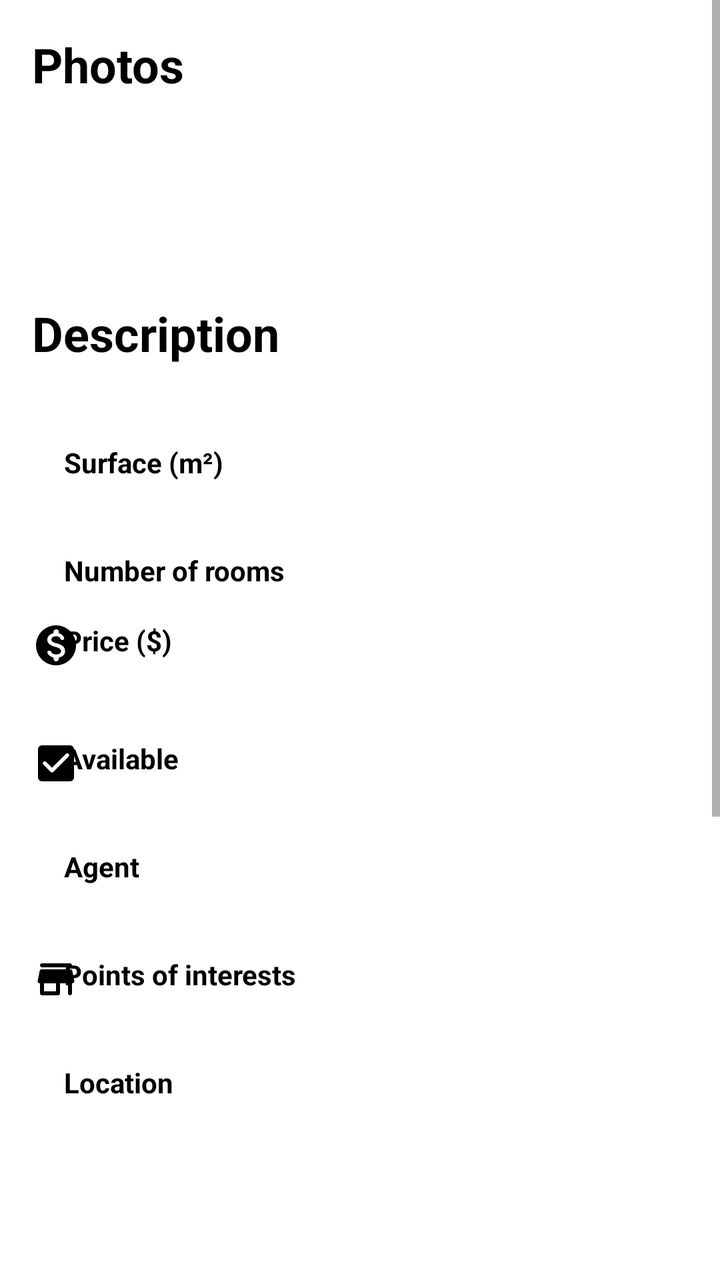
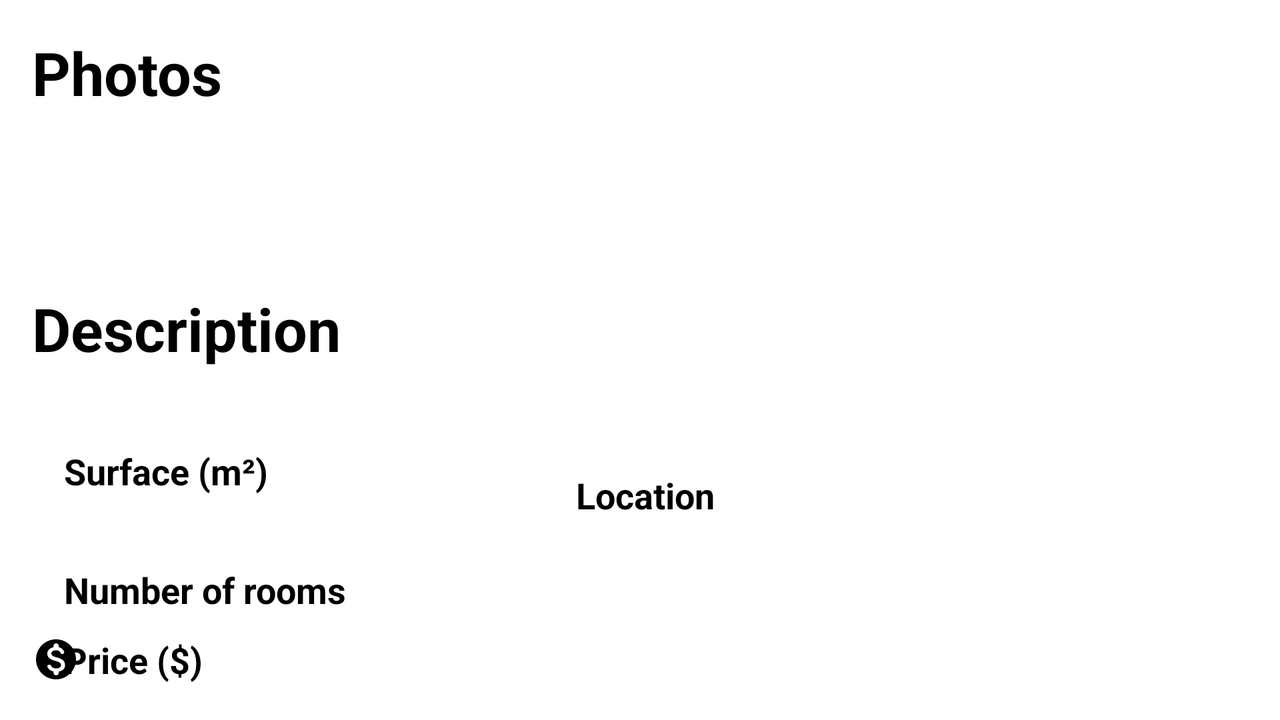

Compare how this app lays out the same screen by default and in its alternative resource folder. The renders come first, then the two layout files and the values they reference.
<!-- AndroidManifest.xml: activity theme AppTheme.NoActionBar -->
<!-- res/layout/fragment_main_detail.xml -->
<?xml version="1.0" encoding="utf-8"?>
<androidx.constraintlayout.widget.ConstraintLayout xmlns:android="http://schemas.android.com/apk/res/android"
    xmlns:app="http://schemas.android.com/apk/res-auto"
    xmlns:tools="http://schemas.android.com/tools"
    xmlns:map="http://schemas.android.com/apk/res-auto"
    android:layout_width="match_parent"
    android:layout_height="match_parent">

    <ScrollView
        android:layout_width="match_parent"
        android:layout_height="match_parent">

        <androidx.constraintlayout.widget.ConstraintLayout
            android:layout_width="match_parent"
            android:layout_height="wrap_content">

            <TextView
                android:id="@+id/textView"
                android:layout_width="wrap_content"
                android:layout_height="wrap_content"
                android:layout_marginStart="16dp"
                android:layout_marginTop="16dp"
                android:text="@string/photos"
                android:textColor="#000000"
                android:textSize="24sp"
                android:textStyle="bold"
                app:layout_constraintStart_toStartOf="parent"
                app:layout_constraintTop_toTopOf="parent" />

            <androidx.recyclerview.widget.RecyclerView
                android:id="@+id/recyclerView"
                android:layout_width="0dp"
                android:layout_height="0dp"
                android:orientation="horizontal"
                android:padding="8dp"
                app:layoutManager="androidx.recyclerview.widget.LinearLayoutManager"
                app:layout_constraintBottom_toTopOf="@+id/guideline4"
                app:layout_constraintEnd_toEndOf="parent"
                app:layout_constraintStart_toStartOf="parent"
                app:layout_constraintTop_toBottomOf="@+id/textView"
                tools:listitem="@layout/photo_row">

            </androidx.recyclerview.widget.RecyclerView>

            <androidx.constraintlayout.widget.Guideline
                android:id="@+id/guideline4"
                android:layout_width="wrap_content"
                android:layout_height="wrap_content"
                android:orientation="horizontal"
                app:layout_constraintGuide_percent="0.15" />

            <TextView
                android:id="@+id/textView3"
                android:layout_width="wrap_content"
                android:layout_height="wrap_content"
                android:layout_marginStart="16dp"
                android:text="@string/description"
                android:textColor="#000000"
                android:textSize="24sp"
                android:textStyle="bold"
                app:layout_constraintStart_toStartOf="parent"
                app:layout_constraintTop_toBottomOf="@+id/recyclerView" />

            <TextView
                android:id="@+id/main_detail_description"
                android:layout_width="0dp"
                android:layout_height="wrap_content"
                android:padding="8dp"
                app:layout_constraintEnd_toEndOf="parent"
                app:layout_constraintHorizontal_bias="1.0"
                app:layout_constraintStart_toStartOf="parent"
                app:layout_constraintTop_toBottomOf="@+id/textView3" />

            <com.google.android.gms.maps.MapView
                android:id="@+id/mapView"
                android:layout_width="0dp"
                android:layout_height="0dp"
                android:padding="8dp"
                android:visibility="invisible"
                app:layout_constraintBottom_toBottomOf="parent"
                app:layout_constraintDimensionRatio="1"
                app:layout_constraintEnd_toEndOf="parent"
                app:layout_constraintStart_toStartOf="parent"
                app:layout_constraintTop_toBottomOf="@+id/main_detail_location"
                app:mapType="hybrid"
                map:cameraZoom="19"
                map:liteMode="true" />

            <androidx.constraintlayout.widget.Guideline
                android:id="@+id/guideline3"
                android:layout_width="wrap_content"
                android:layout_height="wrap_content"
                android:orientation="vertical"
                app:layout_constraintGuide_percent="0.4" />

            <ImageView
                android:id="@+id/imageView2"
                android:layout_width="wrap_content"
                android:layout_height="0dp"
                android:layout_marginStart="16dp"
                android:layout_marginTop="16dp"
                android:contentDescription="@string/surface_description"
                app:layout_constraintDimensionRatio="1"
                app:layout_constraintStart_toStartOf="parent"
                app:layout_constraintTop_toBottomOf="@+id/main_detail_description"
                app:srcCompat="@drawable/aspect_ratio" />

            <TextView
                android:id="@+id/textView5"
                android:layout_width="wrap_content"
                android:layout_height="wrap_content"
                android:layout_marginStart="16dp"
                android:layout_marginBottom="5dp"
                android:text="@string/surface"
                android:textColor="#000000"
                android:textSize="14sp"
                android:textStyle="bold"
                app:layout_constraintBottom_toBottomOf="@+id/imageView2"
                app:layout_constraintStart_toEndOf="@+id/imageView2"
                app:layout_constraintTop_toTopOf="@+id/imageView2" />

            <TextView
                android:id="@+id/main_detail_surface"
                android:layout_width="wrap_content"
                android:layout_height="wrap_content"
                android:layout_marginTop="8dp"
                app:layout_constraintStart_toStartOf="@+id/textView5"
                app:layout_constraintTop_toBottomOf="@+id/textView5" />

            <ImageView
                android:id="@+id/imageView3"
                android:layout_width="wrap_content"
                android:layout_height="0dp"
                android:layout_marginTop="8dp"
                android:contentDescription="@string/rooms_description"
                app:layout_constraintDimensionRatio="1"
                app:layout_constraintEnd_toEndOf="@+id/imageView2"
                app:layout_constraintStart_toStartOf="@+id/imageView2"
                app:layout_constraintTop_toBottomOf="@+id/main_detail_surface"
                app:srcCompat="@drawable/home" />

            <TextView
                android:id="@+id/textView7"
                android:layout_width="wrap_content"
                android:layout_height="wrap_content"
                android:text="@string/number_rooms"
                android:textColor="#000000"
                android:textSize="14sp"
                android:textStyle="bold"
                app:layout_constraintStart_toStartOf="@+id/main_detail_surface"
                app:layout_constraintTop_toTopOf="@+id/imageView3" />

            <TextView
                android:id="@+id/main_detail_rooms"
                android:layout_width="wrap_content"
                android:layout_height="wrap_content"
                android:layout_marginTop="8dp"
                app:layout_constraintStart_toStartOf="@+id/textView7"
                app:layout_constraintTop_toBottomOf="@+id/imageView3" />

            <ImageView
                android:id="@+id/imageView4"
                android:layout_width="wrap_content"
                android:layout_height="wrap_content"
                android:layout_marginTop="8dp"
                android:contentDescription="@string/price_description"
                app:layout_constraintStart_toStartOf="@+id/imageView3"
                app:layout_constraintTop_toBottomOf="@+id/main_detail_rooms"
                app:srcCompat="@drawable/price" />

            <TextView
                android:id="@+id/textView9"
                android:layout_width="wrap_content"
                android:layout_height="wrap_content"
                android:text="@string/price"
                android:textColor="#000000"
                android:textSize="14sp"
                android:textStyle="bold"
                app:layout_constraintStart_toStartOf="@+id/main_detail_rooms"
                app:layout_constraintTop_toTopOf="@+id/imageView4" />

            <TextView
                android:id="@+id/main_detail_price"
                android:layout_width="wrap_content"
                android:layout_height="wrap_content"
                android:layout_marginTop="8dp"
                app:layout_constraintStart_toStartOf="@+id/textView9"
                app:layout_constraintTop_toBottomOf="@+id/imageView4" />

            <ImageView
                android:id="@+id/imageView5"
                android:layout_width="wrap_content"
                android:layout_height="wrap_content"
                android:layout_marginTop="8dp"
                android:contentDescription="@string/location_description"
                app:layout_constraintStart_toStartOf="@+id/imageView6"
                app:layout_constraintTop_toBottomOf="@+id/main_detail_poi"
                app:srcCompat="@drawable/location" />

            <TextView
                android:id="@+id/textView11"
                android:layout_width="wrap_content"
                android:layout_height="wrap_content"
                android:layout_marginStart="16dp"
                android:text="@string/location"
                android:textColor="#000000"
                android:textSize="14sp"
                android:textStyle="bold"
                app:layout_constraintStart_toEndOf="@+id/imageView5"
                app:layout_constraintTop_toTopOf="@+id/imageView5" />

            <TextView
                android:id="@+id/main_detail_location"
                android:layout_width="wrap_content"
                android:layout_height="wrap_content"
                android:layout_marginTop="8dp"
                android:lines="5"
                app:layout_constraintStart_toStartOf="@+id/textView11"
                app:layout_constraintTop_toBottomOf="@+id/textView11" />

            <ImageView
                android:id="@+id/imageView6"
                android:layout_width="wrap_content"
                android:layout_height="wrap_content"
                android:layout_marginTop="8dp"
                android:contentDescription="@string/poi_description"
                app:layout_constraintStart_toStartOf="@+id/imageView8"
                app:layout_constraintTop_toBottomOf="@+id/main_detail_agent"
                app:srcCompat="@drawable/store" />

            <TextView
                android:id="@+id/textView4"
                android:layout_width="wrap_content"
                android:layout_height="wrap_content"
                android:text="@string/points_of_interest"
                android:textColor="#000000"
                android:textSize="14sp"
                android:textStyle="bold"
                app:layout_constraintStart_toStartOf="@+id/main_detail_agent"
                app:layout_constraintTop_toTopOf="@+id/imageView6" />

            <TextView
                android:id="@+id/main_detail_poi"
                android:layout_width="wrap_content"
                android:layout_height="wrap_content"
                android:layout_marginTop="8dp"
                app:layout_constraintStart_toStartOf="@+id/textView4"
                app:layout_constraintTop_toBottomOf="@+id/textView4" />

            <ImageView
                android:id="@+id/imageView7"
                android:layout_width="wrap_content"
                android:layout_height="wrap_content"
                android:layout_marginTop="8dp"
                android:contentDescription="@string/Available_description"
                app:layout_constraintStart_toStartOf="@+id/imageView4"
                app:layout_constraintTop_toBottomOf="@+id/main_detail_price"
                app:srcCompat="@drawable/check_box" />

            <TextView
                android:id="@+id/textView8"
                android:layout_width="wrap_content"
                android:layout_height="wrap_content"
                android:text="@string/available"
                android:textColor="#000000"
                android:textSize="14sp"
                android:textStyle="bold"
                app:layout_constraintStart_toStartOf="@+id/main_detail_price"
                app:layout_constraintTop_toTopOf="@+id/imageView7" />

            <TextView
                android:id="@+id/main_detail_available"
                android:layout_width="wrap_content"
                android:layout_height="wrap_content"
                android:layout_marginTop="8dp"
                app:layout_constraintStart_toStartOf="@+id/textView8"
                app:layout_constraintTop_toBottomOf="@+id/textView8" />

            <ImageView
                android:id="@+id/imageView8"
                android:layout_width="wrap_content"
                android:layout_height="wrap_content"
                android:layout_marginTop="8dp"
                android:contentDescription="@string/agent_description"
                app:layout_constraintStart_toStartOf="@+id/imageView7"
                app:layout_constraintTop_toBottomOf="@+id/main_detail_available"
                app:srcCompat="@drawable/person" />

            <TextView
                android:id="@+id/textView12"
                android:layout_width="wrap_content"
                android:layout_height="wrap_content"
                android:text="@string/agent"
                android:textColor="#000000"
                android:textSize="14sp"
                android:textStyle="bold"
                app:layout_constraintStart_toStartOf="@+id/main_detail_available"
                app:layout_constraintTop_toTopOf="@+id/imageView8" />

            <TextView
                android:id="@+id/main_detail_agent"
                android:layout_width="wrap_content"
                android:layout_height="wrap_content"
                android:layout_marginTop="8dp"
                app:layout_constraintStart_toStartOf="@+id/textView12"
                app:layout_constraintTop_toBottomOf="@+id/textView12" />
        </androidx.constraintlayout.widget.ConstraintLayout>
    </ScrollView>

</androidx.constraintlayout.widget.ConstraintLayout>
<!-- res/layout/photo_row.xml (included above) -->
<?xml version="1.0" encoding="utf-8"?>
<androidx.constraintlayout.widget.ConstraintLayout xmlns:android="http://schemas.android.com/apk/res/android"
    xmlns:app="http://schemas.android.com/apk/res-auto"
    xmlns:tools="http://schemas.android.com/tools"
    android:layout_width="match_parent"
    android:layout_height="match_parent">

    <ImageView
        android:id="@+id/photo_row_photo"
        android:layout_width="0dp"
        android:layout_height="0dp"
        android:contentDescription="@string/photo_description"
        app:layout_constraintBottom_toBottomOf="parent"
        app:layout_constraintDimensionRatio="1"
        app:layout_constraintEnd_toEndOf="parent"
        app:layout_constraintStart_toStartOf="parent"
        app:layout_constraintTop_toTopOf="parent"
        tools:srcCompat="@tools:sample/avatars" />

    <TextView
        android:id="@+id/photo_row_description"
        android:layout_width="0dp"
        android:layout_height="wrap_content"
        android:background="#A11B1B1B"
        android:padding="10dp"
        android:textAlignment="center"
        android:textColor="#FFFFFF"
        android:textSize="24sp"
        app:layout_constraintBottom_toBottomOf="@+id/photo_row_photo"
        app:layout_constraintEnd_toEndOf="@+id/photo_row_photo"
        app:layout_constraintStart_toStartOf="@+id/photo_row_photo" />
</androidx.constraintlayout.widget.ConstraintLayout>
<!-- resources referenced by this layout -->
<resources>
  <!-- drawable check_box (drawable) -->
  <vector xmlns:android="http://schemas.android.com/apk/res/android"
      android:width="24dp"
      android:height="24dp"
      android:viewportWidth="24"
      android:viewportHeight="24">
      <path
          android:fillColor="#FF000000"
          android:pathData="M19,3L5,3c-1.1,0 -2,0.9 -2,2v14c0,1.1 0.9,2 2,2h14c1.1,0 2,-0.9 2,-2L21,5c0,-1.1 -0.9,-2 -2,-2zM10.71,16.29c-0.39,0.39 -1.02,0.39 -1.41,0L5.71,12.7c-0.39,-0.39 -0.39,-1.02 0,-1.41 0.39,-0.39 1.02,-0.39 1.41,0L10,14.17l6.88,-6.88c0.39,-0.39 1.02,-0.39 1.41,0 0.39,0.39 0.39,1.02 0,1.41l-7.58,7.59z" />
  </vector>
  <!-- drawable price (drawable) -->
  <vector xmlns:android="http://schemas.android.com/apk/res/android"
      android:width="24dp"
      android:height="24dp"
      android:viewportWidth="24"
      android:viewportHeight="24">
      <path
          android:fillColor="#FF000000"
          android:pathData="M12,2C6.48,2 2,6.48 2,12s4.48,10 10,10 10,-4.48 10,-10S17.52,2 12,2zM13.41,18.09v0.58c0,0.73 -0.6,1.33 -1.33,1.33h-0.01c-0.73,0 -1.33,-0.6 -1.33,-1.33v-0.6c-1.33,-0.28 -2.51,-1.01 -3.01,-2.24 -0.23,-0.55 0.2,-1.16 0.8,-1.16h0.24c0.37,0 0.67,0.25 0.81,0.6 0.29,0.75 1.05,1.27 2.51,1.27 1.96,0 2.4,-0.98 2.4,-1.59 0,-0.83 -0.44,-1.61 -2.67,-2.14 -2.48,-0.6 -4.18,-1.62 -4.18,-3.67 0,-1.72 1.39,-2.84 3.11,-3.21v-0.6c0,-0.73 0.6,-1.33 1.33,-1.33h0.01c0.73,0 1.33,0.6 1.33,1.33v0.62c1.38,0.34 2.25,1.2 2.63,2.26 0.2,0.55 -0.22,1.13 -0.81,1.13h-0.26c-0.37,0 -0.67,-0.26 -0.77,-0.62 -0.23,-0.76 -0.86,-1.25 -2.12,-1.25 -1.5,0 -2.4,0.68 -2.4,1.64 0,0.84 0.65,1.39 2.67,1.91s4.18,1.39 4.18,3.91c-0.02,1.83 -1.39,2.83 -3.13,3.16z" />
  </vector>
  <!-- drawable store (drawable) -->
  <vector xmlns:android="http://schemas.android.com/apk/res/android"
      android:width="24dp"
      android:height="24dp"
      android:viewportWidth="24"
      android:viewportHeight="24">
    <path
        android:fillColor="#FF000000"
        android:pathData="M5,6h14c0.55,0 1,-0.45 1,-1s-0.45,-1 -1,-1L5,4c-0.55,0 -1,0.45 -1,1s0.45,1 1,1zM20.16,7.8c-0.09,-0.46 -0.5,-0.8 -0.98,-0.8L4.82,7c-0.48,0 -0.89,0.34 -0.98,0.8l-1,5c-0.12,0.62 0.35,1.2 0.98,1.2L4,14v5c0,0.55 0.45,1 1,1h8c0.55,0 1,-0.45 1,-1v-5h4v5c0,0.55 0.45,1 1,1s1,-0.45 1,-1v-5h0.18c0.63,0 1.1,-0.58 0.98,-1.2l-1,-5zM12,18L6,18v-4h6v4z" />
  </vector>
  <string name="Available_description">Available picture</string>
  <string name="agent">Agent</string>
  <string name="agent_description">Agent picture</string>
  <string name="available">Available</string>
  <string name="description">Description</string>
  <string name="location">Location</string>
  <string name="location_description">Location picture</string>
  <string name="number_rooms">Number of rooms</string>
  <string name="photo_description">Room photo</string>
  <string name="photos">Photos</string>
  <string name="poi_description">Points of interests picture</string>
  <string name="points_of_interest">Points of interests</string>
  <string name="price">Price ($)</string>
  <string name="price_description">Price picture</string>
  <string name="rooms_description">Rooms picture</string>
  <string name="surface">Surface (m²)</string>
  <string name="surface_description">Surface picture</string>
  <style name="AppTheme.NoActionBar">
          <item name="windowActionBar">false</item>
          <item name="windowNoTitle">true</item>
      </style>
</resources>
<!-- res/layout-w600dp/fragment_main_detail.xml (the repository's variant of the layout above) -->
<!-- drawn on the phone turned sideways -->
<?xml version="1.0" encoding="utf-8"?>
<androidx.constraintlayout.widget.ConstraintLayout xmlns:android="http://schemas.android.com/apk/res/android"
    xmlns:app="http://schemas.android.com/apk/res-auto"
    android:layout_width="match_parent"
    xmlns:tools="http://schemas.android.com/tools"
    xmlns:map="http://schemas.android.com/apk/res-auto"
    android:layout_height="match_parent">

    <TextView
        android:id="@+id/textView"
        android:layout_width="wrap_content"
        android:layout_height="wrap_content"
        android:layout_marginStart="16dp"
        android:layout_marginTop="16dp"
        android:text="@string/photos"
        android:textColor="#000000"
        android:textSize="30sp"
        android:textStyle="bold"
        app:layout_constraintStart_toStartOf="parent"
        app:layout_constraintTop_toTopOf="parent" />

    <androidx.recyclerview.widget.RecyclerView
        android:id="@+id/main_detail_photos"
        android:layout_width="0dp"
        android:layout_height="0dp"
        android:orientation="horizontal"
        android:padding="8dp"
        app:layoutManager="androidx.recyclerview.widget.LinearLayoutManager"
        app:layout_constraintBottom_toTopOf="@+id/guideline5"
        app:layout_constraintEnd_toEndOf="parent"
        app:layout_constraintHorizontal_bias="1.0"
        app:layout_constraintStart_toStartOf="parent"
        app:layout_constraintTop_toBottomOf="@+id/textView"
        tools:listitem="@layout/photo_row">

    </androidx.recyclerview.widget.RecyclerView>

    <androidx.constraintlayout.widget.Guideline
        android:id="@+id/guideline5"
        android:layout_width="wrap_content"
        android:layout_height="wrap_content"
        android:orientation="horizontal"
        app:layout_constraintGuide_percent="0.4" />

    <TextView
        android:id="@+id/textView3"
        android:layout_width="wrap_content"
        android:layout_height="wrap_content"
        android:layout_marginStart="16dp"
        android:text="@string/description"
        android:textColor="#000000"
        android:textSize="30sp"
        android:textStyle="bold"
        app:layout_constraintStart_toStartOf="parent"
        app:layout_constraintTop_toBottomOf="@+id/main_detail_photos" />

    <TextView
        android:id="@+id/main_detail_description"
        android:layout_width="0dp"
        android:layout_height="wrap_content"
        android:padding="8dp"
        app:layout_constraintEnd_toEndOf="parent"
        app:layout_constraintHorizontal_bias="1.0"
        app:layout_constraintStart_toStartOf="parent"
        app:layout_constraintTop_toBottomOf="@+id/textView3" />

    <com.google.android.gms.maps.MapView
        android:id="@+id/mapView"
        android:layout_width="0dp"
        android:layout_height="0dp"
        android:visibility="invisible"
        app:layout_constraintDimensionRatio="1"
        app:layout_constraintEnd_toEndOf="parent"
        app:layout_constraintStart_toStartOf="@+id/guideline2"
        app:layout_constraintTop_toBottomOf="@+id/main_detail_description"
        app:mapType="hybrid"
        map:cameraZoom="19"
        map:liteMode="true" />

    <androidx.constraintlayout.widget.Guideline
        android:id="@+id/guideline2"
        android:layout_width="wrap_content"
        android:layout_height="wrap_content"
        android:orientation="vertical"
        app:layout_constraintGuide_percent="0.8" />

    <androidx.constraintlayout.widget.Guideline
        android:id="@+id/guideline3"
        android:layout_width="wrap_content"
        android:layout_height="wrap_content"
        android:orientation="vertical"
        app:layout_constraintGuide_percent="0.4" />

    <ImageView
        android:id="@+id/imageView2"
        android:layout_width="wrap_content"
        android:layout_height="0dp"
        android:layout_marginStart="16dp"
        android:layout_marginTop="16dp"
        android:contentDescription="@string/surface_description"
        app:layout_constraintDimensionRatio="1"
        app:layout_constraintStart_toStartOf="parent"
        app:layout_constraintTop_toBottomOf="@+id/main_detail_description"
        app:srcCompat="@drawable/aspect_ratio" />

    <TextView
        android:id="@+id/textView5"
        android:layout_width="wrap_content"
        android:layout_height="wrap_content"
        android:layout_marginStart="16dp"
        android:layout_marginBottom="5dp"
        android:text="@string/surface"
        android:textColor="#000000"
        android:textSize="18sp"
        android:textStyle="bold"
        app:layout_constraintBottom_toBottomOf="@+id/imageView2"
        app:layout_constraintStart_toEndOf="@+id/imageView2"
        app:layout_constraintTop_toTopOf="@+id/imageView2" />

    <TextView
        android:id="@+id/main_detail_surface"
        android:layout_width="wrap_content"
        android:layout_height="wrap_content"
        android:layout_marginTop="8dp"
        app:layout_constraintStart_toStartOf="@+id/textView5"
        app:layout_constraintTop_toBottomOf="@+id/textView5" />

    <ImageView
        android:id="@+id/imageView3"
        android:layout_width="wrap_content"
        android:layout_height="0dp"
        android:layout_marginTop="8dp"
        android:contentDescription="@string/rooms_description"
        app:layout_constraintDimensionRatio="1"
        app:layout_constraintEnd_toEndOf="@+id/imageView2"
        app:layout_constraintStart_toStartOf="@+id/imageView2"
        app:layout_constraintTop_toBottomOf="@+id/main_detail_surface"
        app:srcCompat="@drawable/home" />

    <TextView
        android:id="@+id/textView7"
        android:layout_width="wrap_content"
        android:layout_height="wrap_content"
        android:text="@string/number_rooms"
        android:textColor="#000000"
        android:textSize="18sp"
        android:textStyle="bold"
        app:layout_constraintStart_toStartOf="@+id/main_detail_surface"
        app:layout_constraintTop_toTopOf="@+id/imageView3" />

    <TextView
        android:id="@+id/main_detail_rooms"
        android:layout_width="wrap_content"
        android:layout_height="wrap_content"
        android:layout_marginTop="8dp"
        app:layout_constraintStart_toStartOf="@+id/textView7"
        app:layout_constraintTop_toBottomOf="@+id/imageView3" />

    <ImageView
        android:id="@+id/imageView4"
        android:layout_width="wrap_content"
        android:layout_height="wrap_content"
        android:layout_marginTop="8dp"
        android:contentDescription="@string/price_description"
        app:layout_constraintStart_toStartOf="@+id/imageView3"
        app:layout_constraintTop_toBottomOf="@+id/main_detail_rooms"
        app:srcCompat="@drawable/price" />

    <TextView
        android:id="@+id/textView9"
        android:layout_width="wrap_content"
        android:layout_height="wrap_content"
        android:text="@string/price"
        android:textColor="#000000"
        android:textSize="18sp"
        android:textStyle="bold"
        app:layout_constraintStart_toStartOf="@+id/main_detail_rooms"
        app:layout_constraintTop_toTopOf="@+id/imageView4" />

    <TextView
        android:id="@+id/main_detail_price"
        android:layout_width="wrap_content"
        android:layout_height="wrap_content"
        android:layout_marginTop="8dp"
        app:layout_constraintStart_toStartOf="@+id/textView9"
        app:layout_constraintTop_toBottomOf="@+id/imageView4" />

    <ImageView
        android:id="@+id/imageView5"
        android:layout_width="wrap_content"
        android:layout_height="wrap_content"
        android:layout_marginStart="16dp"
        android:layout_marginTop="16dp"
        android:contentDescription="@string/location_description"
        app:layout_constraintStart_toStartOf="@+id/guideline3"
        app:layout_constraintTop_toBottomOf="@+id/main_detail_description"
        app:srcCompat="@drawable/location" />

    <TextView
        android:id="@+id/textView11"
        android:layout_width="wrap_content"
        android:layout_height="wrap_content"
        android:layout_marginStart="16dp"
        android:text="@string/location"
        android:textColor="#000000"
        android:textSize="18sp"
        android:textStyle="bold"
        app:layout_constraintStart_toEndOf="@+id/imageView5"
        app:layout_constraintTop_toTopOf="@+id/imageView5" />

    <TextView
        android:id="@+id/main_detail_location"
        android:layout_width="wrap_content"
        android:layout_height="wrap_content"
        android:layout_marginTop="8dp"
        android:lines="5"
        app:layout_constraintStart_toStartOf="@+id/textView11"
        app:layout_constraintTop_toBottomOf="@+id/textView11" />

    <ImageView
        android:id="@+id/imageView6"
        android:layout_width="wrap_content"
        android:layout_height="wrap_content"
        android:layout_marginTop="8dp"
        android:contentDescription="@string/poi_description"
        app:layout_constraintStart_toStartOf="@+id/imageView5"
        app:layout_constraintTop_toBottomOf="@+id/main_detail_location"
        app:srcCompat="@drawable/store" />

    <TextView
        android:id="@+id/textView4"
        android:layout_width="wrap_content"
        android:layout_height="wrap_content"
        android:text="@string/points_of_interest"
        android:textColor="#000000"
        android:textSize="18sp"
        android:textStyle="bold"
        app:layout_constraintStart_toStartOf="@+id/main_detail_location"
        app:layout_constraintTop_toTopOf="@+id/imageView6" />

    <TextView
        android:id="@+id/main_detail_poi"
        android:layout_width="wrap_content"
        android:layout_height="wrap_content"
        android:layout_marginTop="8dp"
        app:layout_constraintStart_toStartOf="@+id/textView4"
        app:layout_constraintTop_toBottomOf="@+id/textView4" />

    <ImageView
        android:id="@+id/imageView7"
        android:layout_width="wrap_content"
        android:layout_height="wrap_content"
        android:layout_marginTop="8dp"
        android:contentDescription="@string/Available_description"
        app:layout_constraintStart_toStartOf="@+id/imageView4"
        app:layout_constraintTop_toBottomOf="@+id/main_detail_price"
        app:srcCompat="@drawable/check_box" />

    <TextView
        android:id="@+id/textView8"
        android:layout_width="wrap_content"
        android:layout_height="wrap_content"
        android:text="@string/available"
        android:textColor="#000000"
        android:textSize="18sp"
        android:textStyle="bold"
        app:layout_constraintStart_toStartOf="@+id/main_detail_price"
        app:layout_constraintTop_toTopOf="@+id/imageView7" />

    <TextView
        android:id="@+id/main_detail_available"
        android:layout_width="wrap_content"
        android:layout_height="wrap_content"
        android:layout_marginTop="8dp"
        app:layout_constraintStart_toStartOf="@+id/textView8"
        app:layout_constraintTop_toBottomOf="@+id/textView8" />

    <ImageView
        android:id="@+id/imageView8"
        android:layout_width="wrap_content"
        android:layout_height="wrap_content"
        android:layout_marginTop="8dp"
        android:contentDescription="@string/agent_description"
        app:layout_constraintStart_toStartOf="@+id/imageView7"
        app:layout_constraintTop_toBottomOf="@+id/main_detail_available"
        app:srcCompat="@drawable/person" />

    <TextView
        android:id="@+id/textView12"
        android:layout_width="wrap_content"
        android:layout_height="wrap_content"
        android:text="@string/agent"
        android:textColor="#000000"
        android:textSize="18sp"
        android:textStyle="bold"
        app:layout_constraintStart_toStartOf="@+id/main_detail_available"
        app:layout_constraintTop_toTopOf="@+id/imageView8" />

    <TextView
        android:id="@+id/main_detail_agent"
        android:layout_width="wrap_content"
        android:layout_height="wrap_content"
        android:layout_marginTop="8dp"
        app:layout_constraintStart_toStartOf="@+id/textView12"
        app:layout_constraintTop_toBottomOf="@+id/textView12" />

</androidx.constraintlayout.widget.ConstraintLayout>
